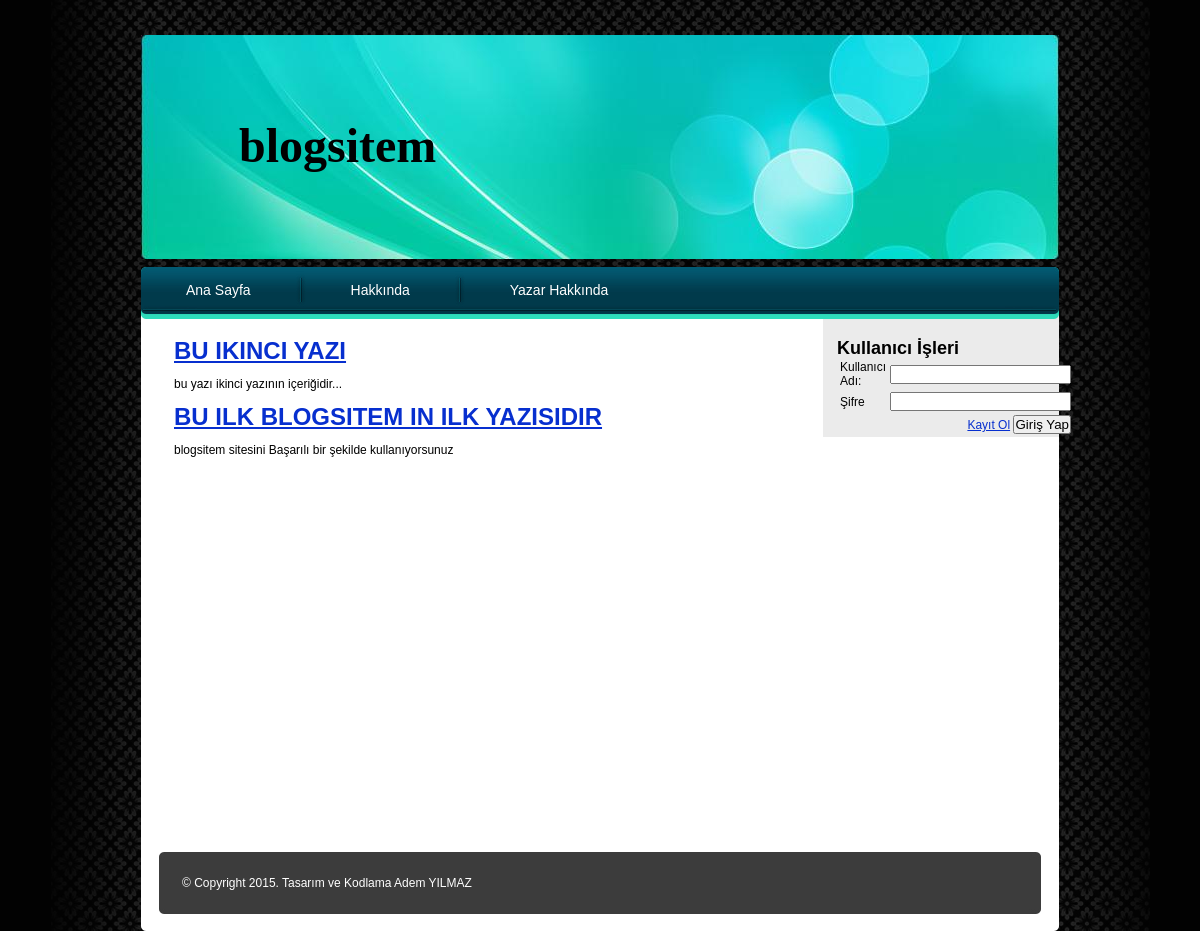
The page / on the database its author committed.
### tables this page shows
CREATE TABLE `sayfalar` (
  `saysira` int(11) NOT NULL,
  `sayadi` text NOT NULL,
  `sayicerik` text NOT NULL
);

CREATE TABLE `yazilar` (
  `isira` int(11) NOT NULL,
  `ibaslik` text NOT NULL,
  `icerik` text NOT NULL
);

### ayar/ayar.php (called while the page is built, shortened)
<?php
function al($a)
{
	return mysql_fetch_array($a);
}
function bul($b,$normal=true)
{
if ($normal==true)
{
	return mysql_query($b);
}else
{
	return mysql_query($b) or die (mysql_error());
	}
}
?>

### index.php (the view, shortened to what this page needs)
<?php
include "ayar/ayar.php";
?>
<!DOCTYPE html>
<html>
<head>
  <link href="css/style.css" rel="stylesheet" type="text/css">
</head>
<body>
<div class="main">
<div class="page">
<div class="header">
<h1><?php echo SiteAdi;?></h1>
</div>
<div class="topmenu">
<ul>
	<li style="background: transparent none repeat scroll 0% 50%; -moz-background-clip: initial; -moz-background-origin: initial; -moz-background-inline-policy: initial; padding-left: 0px;"><a href=index.php>Ana Sayfa</a></li>
<?php
$sayfala=bul("Select * from sayfalar");
while($sayfa=al($sayfala))
{
?>
<li><a href="sayfa.php?saysira=<?php echo $sayfa["saysira"];?>"><?php echo $sayfa["sayadi"];?></a></li>
<?php
}
?>
</ul>
</div>
<div class="content">
<div class="left-panel" style="height: 500px;">
<div class="left-panel-in">
<?php
	$yazi=bul("Select * from yazilar order by isira desc");
while($icerik=al($yazi))
{
?>
<h2 class="title"><a href="icerik.php?isira=<?php echo $icerik["isira"];?>"><?php  echo $icerik["ibaslik"];?></a></h2>
<p>&nbsp;</p>
<p><?php  echo $icerik["icerik"];?></p>
<p>&nbsp;</p>
<?php
}
?>
</div>
</div>
<div class="right-panel">
<div class="right-row1">
<h3 class="subtitle">Kullanıcı İşleri</h3>
<p>
	<?php include "ayar/girisbolum.php";  ?>
</p>
</div>
</div>
</div>
<div class="footer">
<p>&copy; Copyright 2015. Tasarım ve Kodlama Adem YILMAZ
</p>
</div>
</div>
</div>
</body></html>

### ayar/girisbolum.php
<?php
	if(@$_SESSION["giris"]=="tamam")
{
echo "Merhaba:";
echo $_SESSION["kadi"];
echo "<br>";
if(@!$_SESSION["krutbe"])
{
echo "Üyelik Durumu: Misafir";
}else{
echo "Üyelik Durumu: Kayıtlı Üye";
}
echo "<br><a href=cikis.php>Çıkış Yap</a>";
}else
{
?>
<form action="giris.php" method="post">
<table>
<tr>
	<td>Kullanıcı Adı:</td>
	<td><input type="text" name="kadi"></td>
</tr>
<tr>
	<td>Şifre</td>
	<td><input type="password" name="ksifre"></td>
</tr>
<tr align="right">
	<td></td>
	<td><a href="kayit.php">Kayıt Ol</a>  <input type="submit" value="Giriş Yap"></td>
</tr>
</table>
</form>
<?php } ?>

### css/style.css (style rules this page uses)
body { font-family: Arial, Helvetica, sans-serif; font-size: 12px; color: #000000; background-color: #020202; background-image: url(../images/body-rept.jpg); background-repeat: repeat-y; background-position: center top; margin: 35px 0px 0px 0px; }
h1, h2, h3, h4, h5, h6, p, ul, ol, li, form, input, textarea { padding: 0px; margin: 0px; }
a { color: #072FCF; text-decoration: underline; }
.main { width: 918px; margin: 0px auto; }
.page { width: 918px; float: left; }
.header { background-image: url(../images/header.jpg); background-repeat: no-repeat; background-position: left top; width: 918px; height: 232px; float: left; }
.header h1 { font-family: "Times New Roman", Times, serif; font-size: 48px; line-height: 48px; color: #000000; margin-top: 87px; margin-left: 98px; }
.topmenu { background-image: url(../images/menu-bg.jpg); background-repeat: no-repeat; background-position: left top; width: 918px; height: 52px; float: left; }
.topmenu ul { height: 47px; list-style-type: none; }
.topmenu ul li { background-image: url(../images/devider.jpg); background-repeat: no-repeat; background-position: left top; height: 47px; float: left; padding-left: 10px; }
.topmenu ul li a { font-family: Arial, Helvetica, sans-serif; font-size: 14px; line-height: 47px; color: #FFFFFF; text-decoration: none; padding-right: 45px; padding-left: 45px; }
.content { background-color: #FFFFFF; width: 918px; float: left; padding-bottom: 13px; }
.left-panel { width: 623px; float: left; padding-top: 20px; padding-left: 33px; }
.left-panel-in { width: 623px; float: left; }
.title { font-size: 24px; line-height: 100%; text-transform: uppercase; color: #000000; }
.subtitle { font-size: 18px; line-height: 100%; color: #000000; }
.right-panel { background-color: #ebebeb; width: 236px; float: right; padding-top: 20px; }
.right-row1 { clear: both; padding-left: 14px; }
.footer { line-height: 62px; background-image: url(../images/footer.jpg); background-repeat: no-repeat; background-position: left top; width: 841px; height: 79px; float: left; padding: 0px 36px 0px 41px; }
.footer p { font-size: 12px; color: #FFFFFF; float: left; }

### rows shown on the page
sayfalar: sayadi "Hakkında"
sayfalar: sayadi "Yazar Hakkında"
yazilar: ibaslik "BU IKINCI YAZI", icerik "bu yazı ikinci yazının içeriğidir..."
yazilar: ibaslik "BU ILK BLOGSITEM IN ILK YAZISIDIR", icerik "blogsitem sitesini Başarılı bir şekilde kullanıyorsunuz"

### other values the page prints
SiteAdi "blogsitem"
